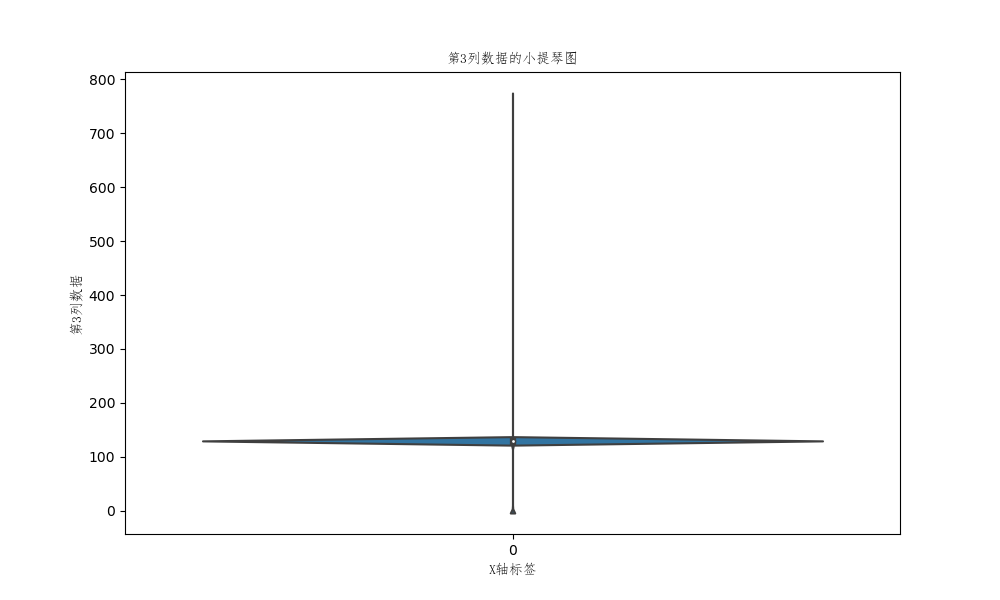

Reproduce this figure in Python.
import pandas as pd
import seaborn as sns
import matplotlib.pyplot as plt
import matplotlib.font_manager as fm

# 读取CSV文件
df = pd.read_csv('/home/visitor/Huang/Analytical-Method/column_3.csv')

# 设置显示选项，使输出为非科学计数法
pd.set_option('display.float_format', lambda x: '%.2f' % x)

# 创建小提琴图
plt.figure(figsize=(10, 6))  # 设置图形大小
sns.violinplot(data=df.iloc[:, 0])  # 假设第三列的索引为0

# 添加标题和标签，并指定字体
font_path = "/home/visitor/Huang/Analytical-Method/simfang.ttf"  # 替换为你的字体文件路径
font_prop = fm.FontProperties(fname=font_path)
plt.title('第3列数据的小提琴图', fontproperties=font_prop)  # 使用指定字体
plt.xlabel('X轴标签', fontproperties=font_prop)  # 使用指定字体
plt.ylabel('第3列数据', fontproperties=font_prop)  # 使用指定字体

# 保存图像
plt.savefig('/home/visitor/Huang/Analytical-Method/violin.png')

# 显示图形
plt.show()
